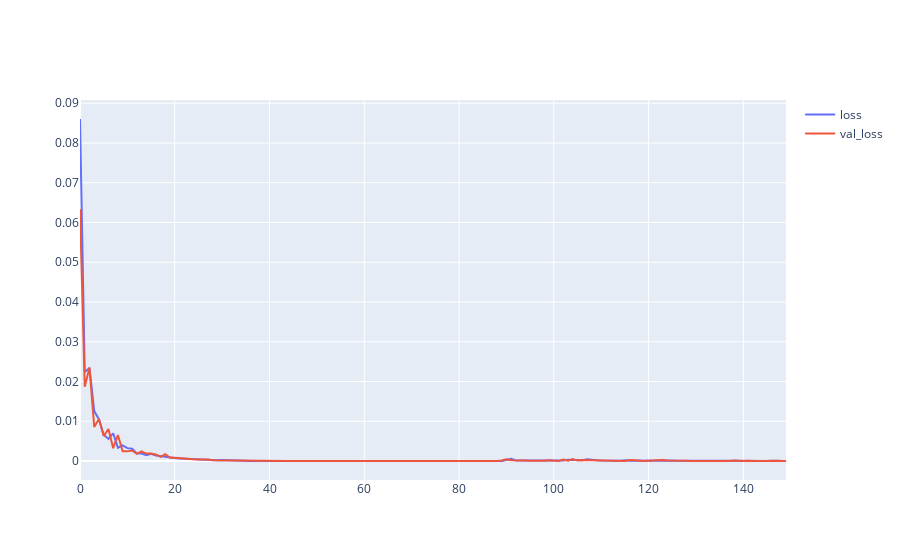

The notebook cell saved with this chart:
### Code cell
def draw_history(r):
    fig = go.Figure()
    fig.add_trace(go.Scatter(x=r.epoch, y=r.history['loss'], name="loss"))
    fig.add_trace(go.Scatter(x=r.epoch, y=r.history['val_loss'], name="val_loss"))
    fig.show()


draw_history(r)

### Figure 1 — Plotly figure (JSON) as saved in the notebook; plotly's stock layout.template omitted (floating-point values rounded to 4 significant figures; data arrays with more than 128 entries replaced by an {"elided": "..."} marker saying what was removed)
{"data": [{"name": "loss", "x": {"elided": "150 int values"}, "y": {"elided": "150 float values"}, "type": "scatter"}, {"name": "val_loss", "x": {"elided": "150 int values"}, "y": {"elided": "150 float values"}, "type": "scatter"}], "layout": {}}
